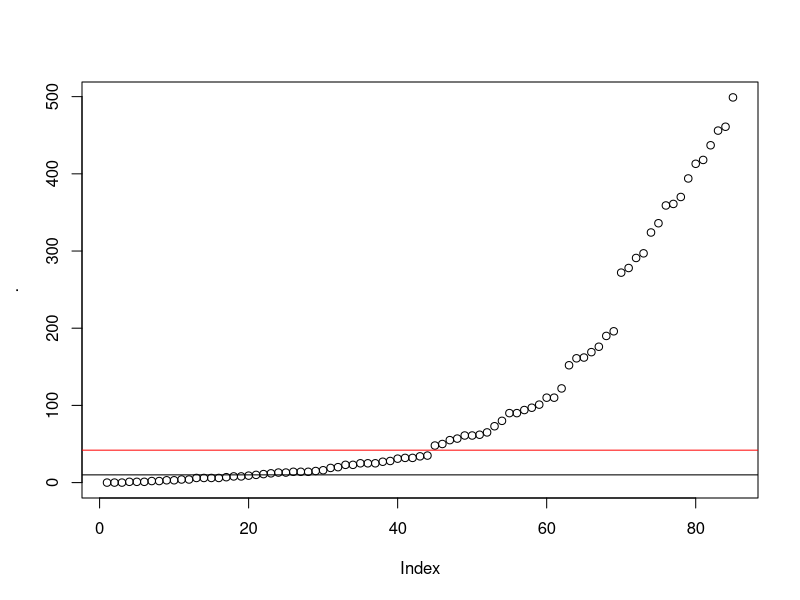
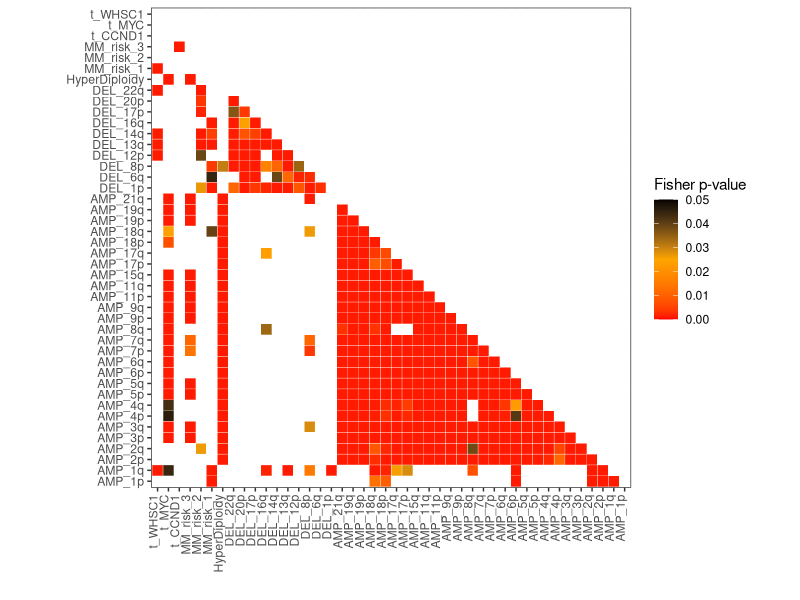
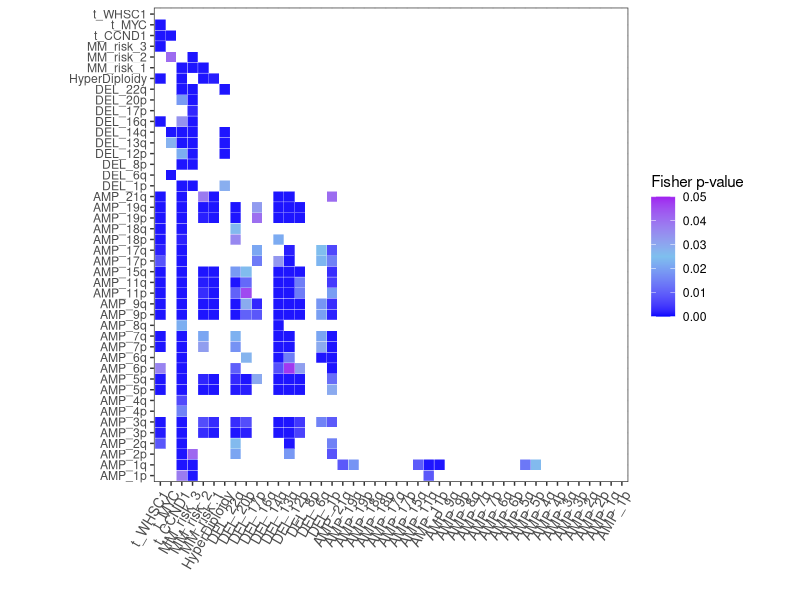

These figures' R source, in order: (Note: this script raises an error after producing the figures.)

#####################  FISHER matrix SCRIPT ###########################

library(data.table)
library(tidyverse)

import<-fread("results/complete_database_CoMMpass_1q_13.txt")

rownames(import) <- import$Study_Visit_iD


# select only relevant variables to associate

data<-import %>% select(contains("maj_broad"), contains("maj_focal"), contains("maj_call"), HyperDiploidy, matches("SeqWGS"))
names(data)

#____ Build CALLS for traslocations ______

data$t_others <- data$SeqWGS_CCND2_CALL + data$SeqWGS_MAFB_CALL + data$SeqWGS_MAFA_CALL

#____ KEEP ONLY UNIQUE/RELVANT CALLS____ 

# unique calls
data <- data %>% select( -c(AMP_maj_broad_chr_1q, 
                            AMP_maj_broad_chr_8q, 
                            DEL_maj_broad_chr_17p, 
                            DEL_maj_broad_chr_13q, 
                            DEL_maj_broad_chr_14q, 
                            DEL_maj_broad_chr_1p,
                            DEL_maj_broad_chr_16q, 
                            contains("maj_focal"),
                            SeqWGS_MAFA_CALL,
                            SeqWGS_CCND2_CALL,
                            SeqWGS_MAFB_CALL
))
names(data)


data <- data %>% rename(t_WHSC1= SeqWGS_WHSC1_CALL,
                        t_CCND1= SeqWGS_CCND1_CALL,
                        t_MAF= SeqWGS_MAF_CALL,
                        t_MYC = SeqWGS_MYC_CALL)


names(data)

840*0.05

# relevant calls
data <- as.data.frame(data)
data %>% summarise_all(sum, na.rm =T) %>% as.numeric %>% sort %>% plot + abline(h = 10) + abline(h = 42, col="red")
rel <- data %>% summarise_all(sum, na.rm =T) %>% `>`(42) %>% as.vector

data <- data[rel]
names(data)
data %>% summarise_all(sum, na.rm =T) %>% `>`(42) %>% as.vector %>% table

 
#------------------ OPTIONAL: add group risk 1q & 13 ------------------------
MM_risk <- ifelse( data$AMP_maj_call_chr_1q == 1 & data$DEL_maj_call_chr_13q ==1, 1,
                   ifelse(data$AMP_maj_call_chr_1q == 1 | data$DEL_maj_call_chr_13q ==1, 2, 3) )

table(MM_risk)

data$MM_risk_1 <- ifelse(MM_risk==1, 1,0)
data$MM_risk_2 <- ifelse(MM_risk==2, 1,0)
data$MM_risk_3 <- ifelse(MM_risk==3, 1,0)

# dataprep COLUMNS

names(data) <- names(data) %>% str_replace("maj_broad_chr_|maj_call_chr_","") 


asd <- data

asd <- asd %>% select(str_order(colnames(asd), numeric = T))

# Fisher MATRIX
dataM <- as.matrix(asd)
rownames(dataM) <- rownames(import)
rownames(dataM)

sumsEvents <- apply(dataM, 2, sum, na.rm = TRUE)
sumsEvents

0.05*840


idxEvents <- which(sumsEvents >= 42)

dataMF <- dataM[,idxEvents]

apply(dataMF, 2, sum, na.rm = TRUE)

# table(dataMF[,1], dataMF[,3])
# f <- fisher.test(table(dataMF[,1], dataMF[,2]))
# c <- chisq.test(table(dataMF[,1], dataMF[,2]))
# 
# f$p.value
# c$p.value


i=1
j=3

mat <- matrix(data = NA, nrow= ncol(dataMF), ncol = ncol(dataMF), dimnames = list(colnames(dataMF),colnames(dataMF)))

for (i in 1:ncol(dataMF)){
  for(j in 1:ncol(dataMF)){
    f <- fisher.test(dataMF[,i], dataMF[,j], alternative = "greater")
    p <- f$p.value
    mat[i,j] <- p
  }
}


library(reshape2)

mat.UpTri<- mat
mat.UpTri[upper.tri(mat.UpTri, diag = T)] <- NA

mat.melt <- as.data.frame(melt(mat.UpTri))

mat.melt$logP <- log(mat.melt$value)

# create a thresholded version of p-value to handle the extremely significative values
mat.melt$pval.thresh <- mat.melt$value
mat.melt$pval.thresh[mat.melt$pval.thresh<0.001] <- 0.001

mat.melt$Var_fact <- mat.melt$Var1 %>% factor(levels=(mat.melt$Var1 %>% rev %>% unique))

ggplot(mat.melt, aes(mat.melt$Var_fact, mat.melt$Var2, fill=mat.melt$pval.thresh))+
  geom_tile(color="white")+
  scale_fill_gradient2(low="red", high="black", mid="orange", limits= c(0,0.05), midpoint = 0.025, space="Lab", name="Fisher p-value", na.value = "white")+
  theme_bw()+
  theme(axis.text.x=element_text(angle=90, vjust=0,hjust=1))+
  coord_fixed()+
  labs(x="", y="") 



#=============  fisher exclusive assocition (inverted test) =================

mat_inv <- matrix(data = NA, nrow= ncol(dataMF), ncol = ncol(dataMF), dimnames = list(colnames(dataMF),colnames(dataMF)))
for (i in 1:ncol(dataMF)){
  for(j in 1:ncol(dataMF)){
    f <- fisher.test(dataMF[,i], dataMF[,j], alternative = "less")
    p <- f$p.value
    mat_inv[i,j] <- p
  }
}

mat.UpTri_inv<- mat_inv
mat.UpTri_inv[upper.tri(mat.UpTri_inv, diag = T)] <- NA

mat.melt_inv <- as.data.frame(melt(mat.UpTri_inv))

mat.melt_inv$logP <- log(mat.melt_inv$value)

mat.melt_inv$pval.thresh <- mat.melt_inv$value
mat.melt_inv$pval.thresh[mat.melt_inv$pval.thresh<0.001] <- 0.001


mat.melt_inv$Var_fact <- mat.melt_inv$Var1 %>% factor(levels=(mat.melt_inv$Var1 %>% rev %>% unique))

ggplot(mat.melt_inv, aes(mat.melt_inv$Var_fact, mat.melt_inv$Var2, fill=mat.melt_inv$pval.thresh))+
  geom_tile(color="white")+
  scale_fill_gradient2(low="blue", high="purple", mid="skyblue2", limits= c(0,0.05), midpoint = 0.025, space="Lab", name="Fisher p-value", na.value = "white")+
  theme_bw()+
  theme(axis.text.x=element_text(angle=60, vjust=1, size=10, hjust=1))+
  coord_fixed()+
  labs(x="", y="")




###################### ADD FUNCTIONS to add another scale ######################

#' Allows to add another scale 
#' 
#' @param new_aes character with the aesthetic for which new scales will be 
#' created



new_scale <- function(new_aes) {
  structure(ggplot2::standardise_aes_names(new_aes), class = "new_aes")
}

#' Convenient functions
new_scale_fill <- function() {
  new_scale("fill")
}

new_scale_color <- function() {
  new_scale("colour")
}

new_scale_colour <- function() {
  new_scale("colour")
}

#' Special behaviour of the "+" for adding a `new_aes` object
#' It changes the name of the aesthethic for the previous layers, appending
#' "_new" to them. 
ggplot_add.new_aes <- function(object, plot, object_name) {
  plot$layers <- lapply(plot$layers, bump_aes, new_aes = object)
  plot$scales$scales <- lapply(plot$scales$scales, bump_aes, new_aes = object)
  plot$labels <- bump_aes(plot$labels, new_aes = object)
  plot
}

bump_aes <- function(layer, new_aes) {
  UseMethod("bump_aes")
}

bump_aes.Scale <- function(layer, new_aes) {
  old_aes <- layer$aesthetics[remove_new(layer$aesthetics) %in% new_aes]
  new_aes <- paste0(old_aes, "_new")
  
  layer$aesthetics[layer$aesthetics %in% old_aes] <- new_aes
  
  if (is.character(layer$guide)) {
    layer$guide <- match.fun(paste("guide_", layer$guide, sep = ""))()
  }
  layer$guide$available_aes[layer$guide$available_aes %in% old_aes] <- new_aes
  layer
}

bump_aes.Layer <- function(layer, new_aes) {
  original_aes <- new_aes
  
  old_aes <- names(layer$mapping)[remove_new(names(layer$mapping)) %in% new_aes]
  new_aes <- paste0(old_aes, "_new")
  
  old_geom <- layer$geom
  
  old_setup <- old_geom$handle_na
  new_setup <- function(self, data, params) {
    colnames(data)[colnames(data) %in% new_aes] <- original_aes
    old_setup(data, params)
  }
  
  new_geom <- ggplot2::ggproto(paste0("New", class(old_geom)[1]), old_geom,
                               handle_na = new_setup)
  
  new_geom$default_aes <- change_name(new_geom$default_aes, old_aes, new_aes)
  new_geom$non_missing_aes <- change_name(new_geom$non_missing_aes, old_aes, new_aes)
  new_geom$required_aes <- change_name(new_geom$required_aes, old_aes, new_aes)
  new_geom$optional_aes <- change_name(new_geom$optional_aes, old_aes, new_aes)
  
  layer$geom <- new_geom
  
  old_stat <- layer$stat
  
  old_setup2 <- old_stat$handle_na
  new_setup <- function(self, data, params) {
    colnames(data)[colnames(data) %in% new_aes] <- original_aes
    old_setup2(data, params)
  }
  
  new_stat <- ggplot2::ggproto(paste0("New", class(old_stat)[1]), old_stat,
                               handle_na = new_setup)
  
  new_stat$default_aes <- change_name(new_stat$default_aes, old_aes, new_aes)
  new_stat$non_missing_aes <- change_name(new_stat$non_missing_aes, old_aes, new_aes)
  new_stat$required_aes <- change_name(new_stat$required_aes, old_aes, new_aes)
  new_stat$optional_aes <- change_name(new_stat$optional_aes, old_aes, new_aes)
  
  layer$stat <- new_stat
  
  layer$mapping <- change_name(layer$mapping, old_aes, new_aes)
  layer
}

bump_aes.list <- function(layer, new_aes) {
  old_aes <-  names(layer)[remove_new(names(layer)) %in% new_aes]
  new_aes <- paste0(old_aes, "_new")
  
  names(layer)[names(layer) %in% old_aes] <- new_aes
  layer
}

change_name <- function(list, old, new) {
  UseMethod("change_name")
}

change_name.character <- function(list, old, new) {
  list[list %in% old] <- new
  list
}

change_name.default <- function(list, old, new) {
  nam <- names(list)
  nam[nam %in% old] <- new
  names(list) <- nam
  list
}

change_name.NULL <- function(list, old, new) {
  NULL
}

remove_new <- function(aes) {
  stringi::stri_replace_all(aes, "", regex = "(_new)*")
}




#===== JOINT PLOT ========

mat.melt$pval.thresh_inv <- mat.melt_inv$pval.thresh

ggplot(mat.melt, aes(Var_fact, Var2))+
  theme_bw()+
  
  geom_tile(color="white", aes(fill=pval.thresh), data= mat.melt[mat.melt$pval.thresh<0.05 | is.na(mat.melt$pval.thresh_inv),])+
  scale_fill_gradient2(low="red", high="black", mid="orange", limits= c(0,0.05), midpoint = 0.025, space="Lab", name="Fisher p-value", na.value = "white")+
  
  new_scale("fill") +
  
  geom_tile(color="white", aes(fill= pval.thresh_inv),  data = mat.melt[mat.melt$pval.thresh_inv <0.05 | is.na(mat.melt$pval.thresh_inv) ,])+
  scale_fill_gradient2(low="blue", high="purple", mid="skyblue2", limits= c(0,0.05), midpoint = 0.025, space="Lab", name="Fisher p-value", na.value = "white")+
  
  theme(axis.text.x=element_text(angle=60, vjust=1, size=10, hjust=1),
        panel.border = element_blank(),
        legend.position = c(0.9, 0.8))+
  coord_fixed()+
  labs(x="", y="")



ggsave("plots/fisher_plots/fisher_matrix_CoMM.pdf", 
       dpi = 300, width = 10, height = 10, units = "in")

write_tsv(mat.melt, "plots/fisher_plots/fisher_matrix_CoMM_data.txt")
